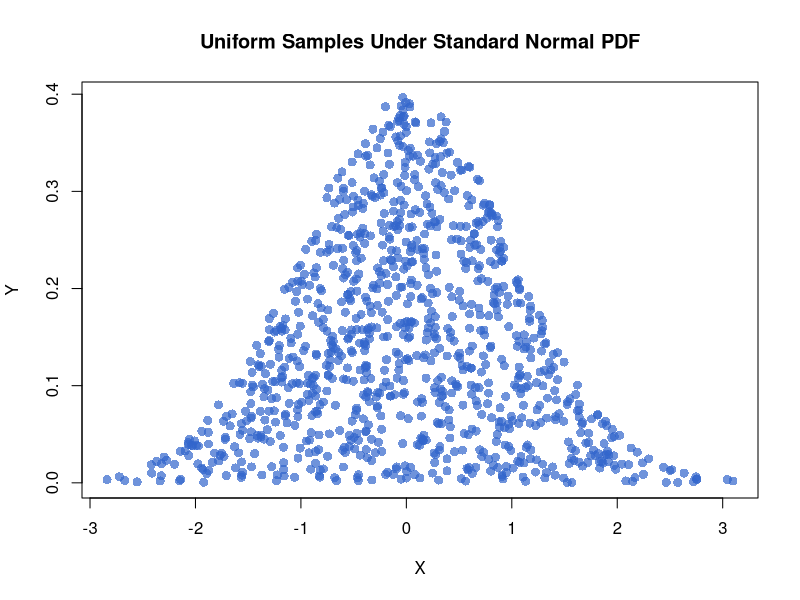

Here is the R script that generated this plot:
n <- 1000
X <- rnorm(n)
Z <- dnorm(X)
Y <- runif(n, min = 0, max = Z)

plot(X, Y, pch = 16, col = rgb(0.2, 0.4, 0.8, alpha = 0.7),  
     xlab = "X", ylab = "Y", cex = 1.2,
     main = "Uniform Samples Under Standard Normal PDF")                          
